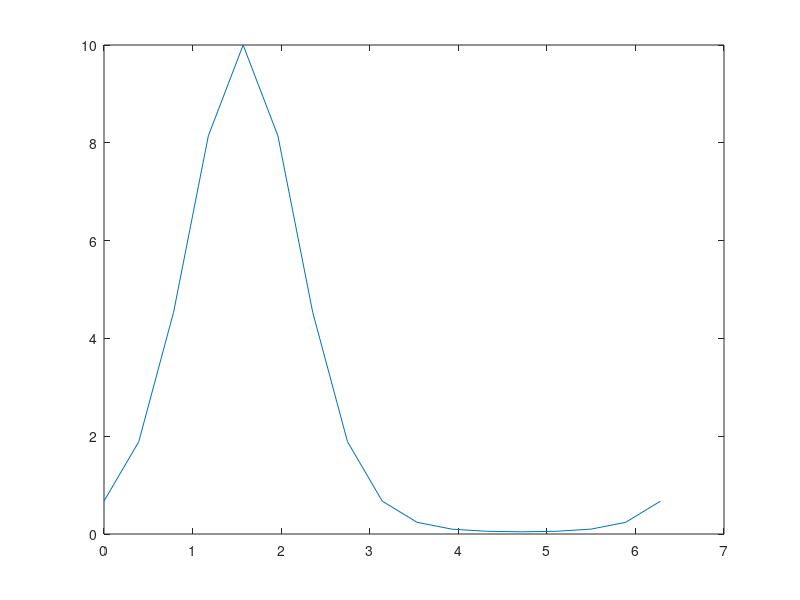

Reproduce this figure in MATLAB.
%model parameters
baseline=0;
pref_A=10;
pref_k=2.7;
prefDir=deg2rad(90);
anti_A=0;
anti_k=5;
antiPrefDir=deg2rad(270);

%orientation circular variance (with discrete sum)
angles=deg2rad(0:22.5:360);
response=baseline+(pref_A.*exp(pref_k.*(cos(angles-prefDir)-1)))+(anti_A.*exp(anti_k.*(cos(angles-antiPrefDir)-1)));

oriCV=1-(abs(sum(response.*exp(angles*2*i)))/(sum(response)));

plot(angles,response);